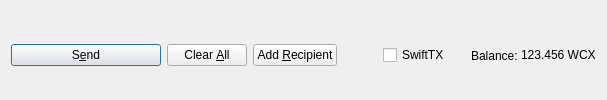
         <widget class="QFrame" name="frame_Send">
          <layout class="QHBoxLayout" name="horizontalLayout">
           <property name="bottomMargin">
            <number>0</number>
           </property>
           <item>
            <widget class="QPushButton" name="sendButton">
             <property name="minimumSize">
              <size>
               <width>150</width>
               <height>0</height>
              </size>
             </property>
             <property name="toolTip">
              <string>Confirm the send action</string>
             </property>
             <property name="text">
              <string>S&amp;end</string>
             </property>
             <property name="icon">
              <iconset resource="../wcxcoin.qrc">
               <normaloff>:/icons/send</normaloff>:/icons/send</iconset>
             </property>
             <property name="autoDefault">
              <bool>false</bool>
             </property>
             <property name="default">
              <bool>true</bool>
             </property>
            </widget>
           </item>
           <item>
            <widget class="QPushButton" name="clearButton">
             <property name="sizePolicy">
              <sizepolicy hsizetype="Minimum" vsizetype="Fixed">
               <horstretch>0</horstretch>
               <verstretch>0</verstretch>
              </sizepolicy>
             </property>
             <property name="toolTip">
              <string>Clear all fields of the form.</string>
             </property>
             <property name="text">
              <string>Clear &amp;All</string>
             </property>
             <property name="icon">
              <iconset resource="../wcxcoin.qrc">
               <normaloff>:/icons/remove</normaloff>:/icons/remove</iconset>
             </property>
             <property name="autoDefault">
              <bool>false</bool>
             </property>
            </widget>
           </item>
           <item>
            <widget class="QPushButton" name="addButton">
             <property name="toolTip">
              <string>Send to multiple recipients at once</string>
             </property>
             <property name="text">
              <string>Add &amp;Recipient</string>
             </property>
             <property name="icon">
              <iconset resource="../wcxcoin.qrc">
               <normaloff>:/icons/add</normaloff>:/icons/add</iconset>
             </property>
             <property name="autoDefault">
              <bool>false</bool>
             </property>
            </widget>
           </item>
           <item>
            <spacer name="horizontalSpacer">
             <property name="orientation">
              <enum>Qt::Horizontal</enum>
             </property>
             <property name="sizeHint" stdset="0">
              <size>
               <width>40</width>
               <height>20</height>
              </size>
             </property>
            </spacer>
           </item>
           <item>
            <layout class="QHBoxLayout" name="horizontalLayout_2">
             <property name="spacing">
              <number>3</number>
             </property>
             <item>
              <widget class="QCheckBox" name="checkSwiftTX">
               <property name="enabled">
                <bool>true</bool>
               </property>
               <property name="minimumSize">
                <size>
                 <width>85</width>
                 <height>0</height>
                </size>
               </property>
               <property name="text">
                <string>SwiftTX</string>
               </property>
              </widget>
             </item>
             <item>
              <widget class="QLabel" name="label">
               <property name="text">
                <string>Balance:</string>
               </property>
              </widget>
             </item>
             <item>
              <widget class="QLabel" name="labelBalance">
               <property name="sizePolicy">
                <sizepolicy hsizetype="Preferred" vsizetype="Fixed">
                 <horstretch>0</horstretch>
                 <verstretch>0</verstretch>
                </sizepolicy>
               </property>
               <property name="cursor">
                <cursorShape>IBeamCursor</cursorShape>
               </property>
               <property name="text">
                <string notr="true">123.456 WCX</string>
               </property>
               <property name="textInteractionFlags">
                <set>Qt::LinksAccessibleByMouse|Qt::TextSelectableByKeyboard|Qt::TextSelectableByMouse</set>
               </property>
              </widget>
             </item>
            </layout>
           </item>
          </layout>
         </widget>
